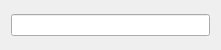
<?xml version="1.0" encoding="UTF-8"?>
<ui version="4.0">
 <class>MapCoordinates</class>
 <widget class="QWidget" name="MapCoordinates">
  <property name="geometry">
   <rect>
    <x>0</x>
    <y>0</y>
    <width>221</width>
    <height>50</height>
   </rect>
  </property>
  <property name="windowTitle">
   <string>Form</string>
  </property>
  <layout class="QGridLayout" name="gridLayout" columnstretch="0">
   <item row="0" column="0">
    <widget class="QLineEdit" name="xLine">
     <property name="enabled">
      <bool>true</bool>
     </property>
     <property name="alignment">
      <set>Qt::AlignRight|Qt::AlignTrailing|Qt::AlignVCenter</set>
     </property>
     <property name="readOnly">
      <bool>true</bool>
     </property>
    </widget>
   </item>
  </layout>
 </widget>
 <resources/>
 <connections/>
</ui>
